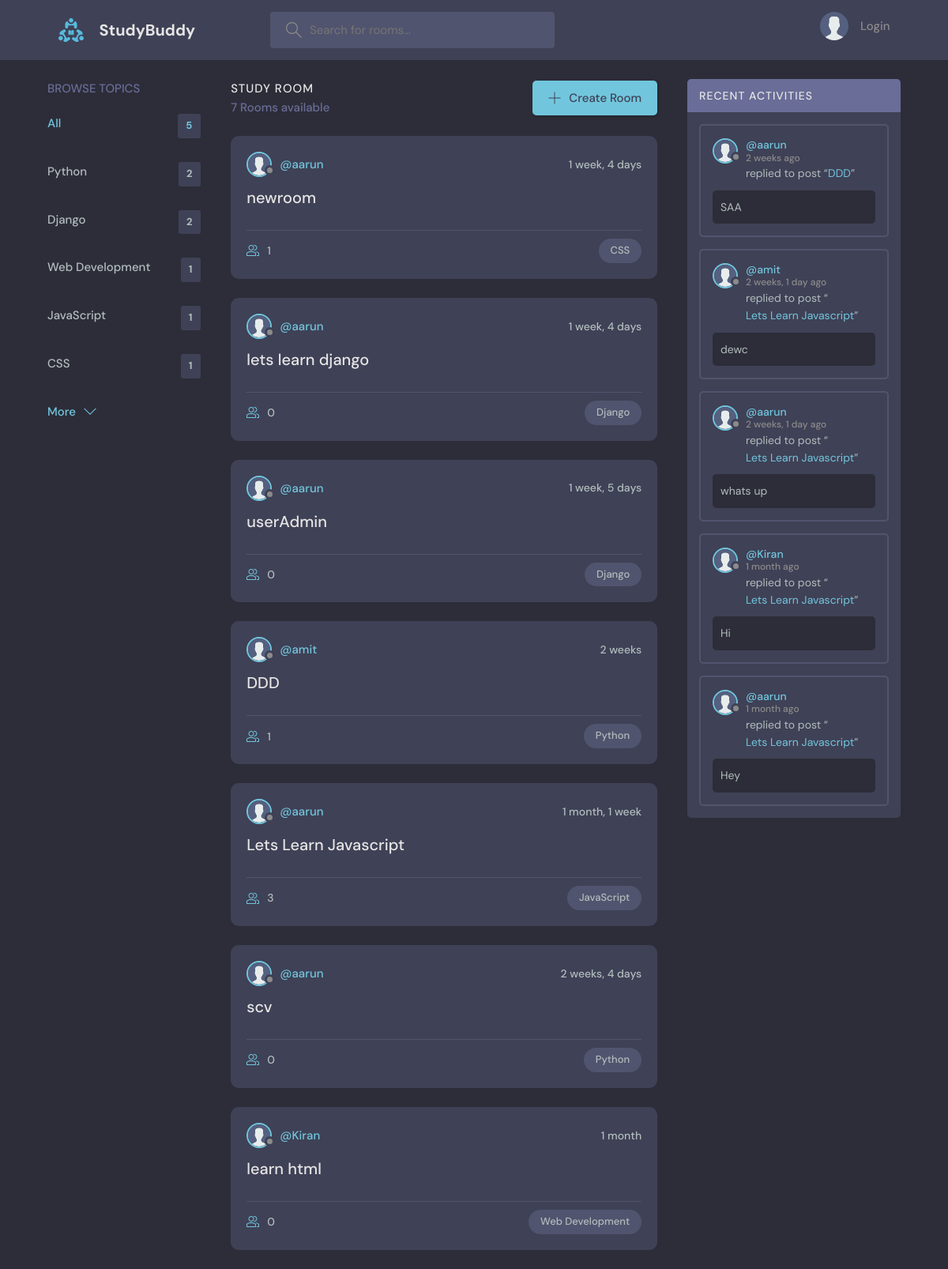
The page / on the database its author committed.
### base/models.py (models this page shows, shortened)
class Topic(models.Model):
    name = models.CharField(max_length=200)

class Room(models.Model):
    host = models.ForeignKey(User, on_delete=models.SET_NULL, null=True)
    topic = models.ForeignKey(Topic, on_delete=models.SET_NULL, null=True)
    name = models.CharField(max_length = 200)
    description = models.TextField(null=True, blank=True)
    participants = models.ManyToManyField(User, related_name='participants', blank=True)
    updated = models.DateTimeField(auto_now=True)
    created = models.DateTimeField(auto_now_add=True)
    class Meta:
        ordering = ['-updated', '-created']
    def __str__(self):
        return self.name

class Message(models.Model):
    user = models.ForeignKey(User, on_delete=models.CASCADE)
    room = models.ForeignKey(Room, on_delete=models.CASCADE)
    body = models.TextField()
    updated = models.DateTimeField(auto_now=True)
    created = models.DateTimeField(auto_now_add=True)
    class Meta:
        ordering = ['-updated', '-created']

### base/views.py (the view)
# urls.py: path('', views.home, name = 'home'),
def home(request):
    q = request.GET.get('q') if request.GET.get('q') != None else ''
    rooms = Room.objects.filter(
        Q(topic__name__icontains=q) |
        Q(name__icontains=q) |
        Q(description__icontains=q)
        )
    topics = Topic.objects.all()[0:5]
    room_count = rooms.count()
    room_messages = Message.objects.filter(Q(room__topic__name__icontains=q))
    context = {'rooms' : rooms, 'topics': topics, 'room_count' : room_count, 'room_messages': room_messages}
    return render(request, 'base/home.html', context)

### base/templates/base/home.html (shortened to what this page needs)
{% extends 'main.html' %}
{% block content %}
<main class="layout layout--3">
  <div class="container">
    {% include 'base/topics_component.html' %}
    <div class="roomList">
      <div class="roomList__header">
        <div>
          <h2>Study Room</h2>
          <p>{{room_count}} Rooms available</p>
        </div>
        <a class="btn btn--main" href="{% url 'create-room' %}">
          <svg version="1.1" xmlns="http://www.w3.org/2000/svg" width="32" height="32" viewBox="0 0 32 32">
            <title>add</title>
            <path
              d="M16.943 0.943h-1.885v14.115h-14.115v1.885h14.115v14.115h1.885v-14.115h14.115v-1.885h-14.115v-14.115z"
            ></path>
          </svg>
          Create Room
        </a>
      </div>
    {% include 'base/feed_component.html' %}
    </div>
    {% include 'base/activity_component.html' %}
  </div>
</main>
{% endblock content %}

### base/templates/base/topics_component.html
<div class="topics">
    <div class="topics__header">
      <h2>Browse Topics</h2>
    </div>
    <ul class="topics__list">
      <li>
        <a href="{% url 'home' %}" class="active">All <span>{{topics.count}}</span></a>
      </li>
      {% for topic in topics %}
      <li>
        <a href="{% url 'home' %}?q={{topic.name}}">{{topic.name}} <span>{{topic.room_set.all.count}}</span></a>
      </li>
      {% endfor %}
    </ul>
    <a class="btn btn--link" href="{% url 'topics' %}">
      More
      <svg version="1.1" xmlns="http://www.w3.org/2000/svg" width="32" height="32" viewBox="0 0 32 32">
        <title>chevron-down</title>
        <path d="M16 21l-13-13h-3l16 16 16-16h-3l-13 13z"></path>
      </svg>
    </a>
  </div>

### base/templates/base/feed_component.html (shortened to what this page needs)
{% load static %}
{% for room in rooms%}
<div class="roomListRoom">
    <div class="roomListRoom__header">
      <a href="{% url 'user-profile' room.host.id %}" class="roomListRoom__author">
        <div class="avatar avatar--small">
          <img src="{% static 'images/avatar.svg' %}" />
        </div>
        <span>@{{room.host.username}}</span>
      </a>
      <div class="roomListRoom__actions">
        <span>{{room.created|timesince}}</span>
      </div>
    </div>
    <div class="roomListRoom__content">
      <a href="{% url 'room' room.id %}">{{room.name}}</a>
    </div>
    <div class="roomListRoom__meta">
      <a href="{% url 'room' room.id %}" class="roomListRoom__joined">
        {{room.participants.all.count}}
      </a>
      <p class="roomListRoom__topic">{{room.topic.name}}</p>
    </div>
</div>
{% endfor %}

### base/templates/base/activity_component.html (shortened to what this page needs)
{% load static %}
<div class="activities">
    <div class="activities__header">
      <h2>Recent Activities</h2>
    </div>
    {% for message in room_messages %}
    <div class="activities__box">
      <div class="activities__boxHeader roomListRoom__header">
        <a href="{% url 'user-profile' message.user.id %}" class="roomListRoom__author">
          <div class="avatar avatar--small">
            <img src="{% static 'images/avatar.svg' %}" />
          </div>
          <p>
            @{{message.user}}
            <span>{{message.created|timesince}} ago</span>
          </p>
        </a>
      </div>
      <div class="activities__boxContent">
        <p>replied to post “<a href="{% url 'room' message.room.id %}">{{message.room}}</a>”</p>
        <div class="activities__boxRoomContent">
          {{message.body}}
        </div>
      </div>
    </div>
    {% endfor %}
  </div>

### rows shown on the page
Topic: name "Python", room_set.all.count "2"
Topic: name "Django", room_set.all.count "2"
Topic: name "Web Development", room_set.all.count "1"
Topic: name "JavaScript", room_set.all.count "1"
Topic: name "CSS", room_set.all.count "1"
Room: host.username "aarun", created "1 week, 4 days", name "newroom", participants.all.count "1", topic.name "CSS"
Room: host.username "aarun", created "1 week, 4 days", name "lets learn django", participants.all.count "0", topic.name "Django"
Room: host.username "aarun", created "1 week, 5 days", name "userAdmin", participants.all.count "0", topic.name "Django"
Room: host.username "amit", created "2 weeks", name "DDD", participants.all.count "1", topic.name "Python"
Room: host.username "aarun", created "1 month, 1 week", name "Lets Learn Javascript", participants.all.count "3", topic.name "JavaScript"
Room: host.username "aarun", created "2 weeks, 4 days", name "scv", participants.all.count "0", topic.name "Python"
Room: host.username "Kiran", created "1 month", name "learn html", participants.all.count "0", topic.name "Web Development"
Message: user "aarun", created "2 weeks", room "DDD", body "SAA"
Message: user "amit", created "2 weeks, 1 day", room "Lets Learn Javascript", body "dewc"
Message: user "aarun", created "2 weeks, 1 day", room "Lets Learn Javascript", body "whats up"
Message: user "Kiran", created "1 month", room "Lets Learn Javascript", body "Hi"
Message: user "aarun", created "1 month", room "Lets Learn Javascript", body "Hey"

### other values the page prints
{{ topics.count }} "5"
{{ room_count }} "7"
